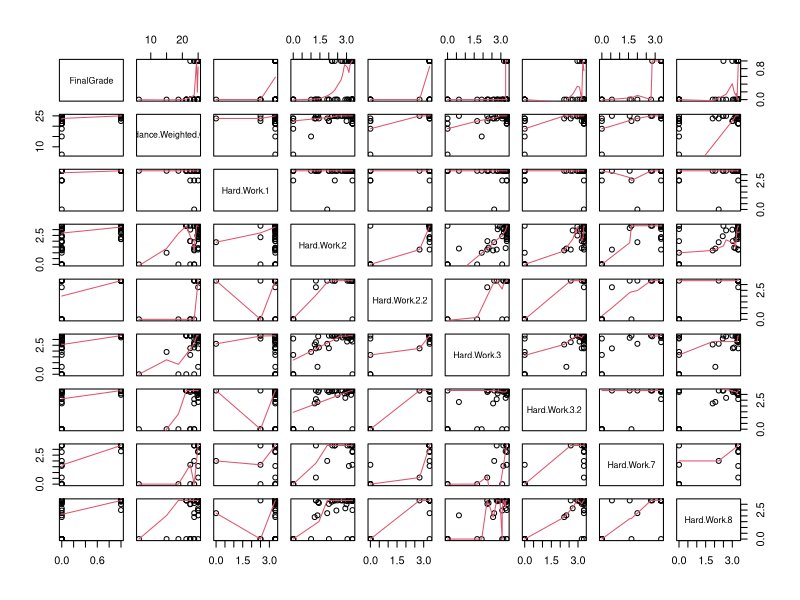

The R source for this figure:
## ---- chunk 1
library(tidyverse)

grades425 <- read.csv("Math425HistoricGrades.csv")
## ---- chunk 2

grades425 <- grades425 %>% 
  mutate(FinalGrade = ifelse(Final.Letter.Grade %in% c("A","A-"), 1, 0))

pairs(grades425[,c(29,24,11:17)], panel = panel.smooth)

## ---- chunk 3

glm1 <- glm(FinalGrade == 1 ~ Hard.Work.2, data = grades425, family = binomial)
summary(glm1) #AIC: 81.082

glm1 <- glm(FinalGrade == 1 ~ Hard.Work.7, data = grades425, family = binomial)
summary(glm1) #AIC: 26.343

